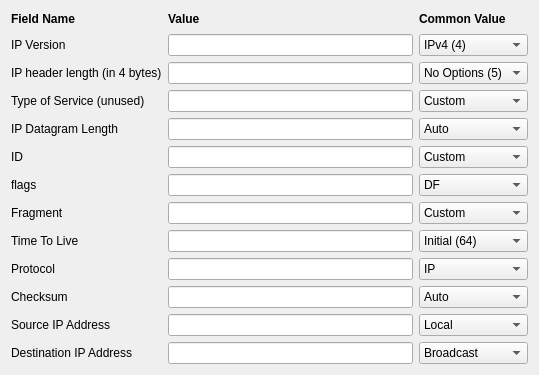
             <widget class="QWidget" name="scrollAreaWidgetContents_2">
              <property name="geometry">
               <rect>
                <x>0</x>
                <y>0</y>
                <width>539</width>
                <height>375</height>
               </rect>
              </property>
              <layout class="QGridLayout" name="gridLayout_4">
               <item row="0" column="0">
                <widget class="QLabel" name="label_43">
                 <property name="text">
                  <string>&lt;b&gt;Field Name&lt;/b&gt;</string>
                 </property>
                </widget>
               </item>
               <item row="14" column="2">
                <widget class="QComboBox" name="comboBoxIPChecksum">
                 <item>
                  <property name="text">
                   <string>Auto</string>
                  </property>
                 </item>
                 <item>
                  <property name="text">
                   <string>Custom</string>
                  </property>
                 </item>
                </widget>
               </item>
               <item row="1" column="1">
                <widget class="QLineEdit" name="lineEditIPVersion"/>
               </item>
               <item row="4" column="0">
                <widget class="QLabel" name="label_16">
                 <property name="text">
                  <string>IP Datagram Length</string>
                 </property>
                </widget>
               </item>
               <item row="2" column="0">
                <widget class="QLabel" name="label_14">
                 <property name="text">
                  <string>IP header length (in 4 bytes)</string>
                 </property>
                </widget>
               </item>
               <item row="6" column="0">
                <widget class="QLabel" name="label_18">
                 <property name="text">
                  <string>flags</string>
                 </property>
                </widget>
               </item>
               <item row="3" column="0">
                <widget class="QLabel" name="label_15">
                 <property name="text">
                  <string>Type of Service (unused)</string>
                 </property>
                </widget>
               </item>
               <item row="1" column="0">
                <widget class="QLabel" name="label_13">
                 <property name="text">
                  <string>IP Version</string>
                 </property>
                </widget>
               </item>
               <item row="5" column="0">
                <widget class="QLabel" name="label_17">
                 <property name="text">
                  <string>ID</string>
                 </property>
                </widget>
               </item>
               <item row="15" column="0">
                <widget class="QLabel" name="label_24">
                 <property name="text">
                  <string>Source IP Address</string>
                 </property>
                </widget>
               </item>
               <item row="15" column="1">
                <widget class="QLineEdit" name="lineEditIPSrc"/>
               </item>
               <item row="14" column="1">
                <widget class="QLineEdit" name="lineEditIPChecksum"/>
               </item>
               <item row="16" column="1">
                <widget class="QLineEdit" name="lineEditIPDst"/>
               </item>
               <item row="0" column="1">
                <widget class="QLabel" name="label_44">
                 <property name="text">
                  <string>&lt;b&gt;Value&lt;/b&gt;</string>
                 </property>
                </widget>
               </item>
               <item row="10" column="1">
                <widget class="QLineEdit" name="lineEditIPTtl"/>
               </item>
               <item row="16" column="2">
                <widget class="QComboBox" name="comboBoxIPDst">
                 <item>
                  <property name="text">
                   <string>Broadcast</string>
                  </property>
                 </item>
                 <item>
                  <property name="text">
                   <string>Custom</string>
                  </property>
                 </item>
                </widget>
               </item>
               <item row="9" column="1">
                <widget class="QLineEdit" name="lineEditIPFragment"/>
               </item>
               <item row="14" column="0">
                <widget class="QLabel" name="label_22">
                 <property name="text">
                  <string>Checksum</string>
                 </property>
                </widget>
               </item>
               <item row="12" column="1">
                <widget class="QLineEdit" name="lineEditIPProto"/>
               </item>
               <item row="6" column="1">
                <widget class="QLineEdit" name="lineEditIPFlags"/>
               </item>
               <item row="3" column="1">
                <widget class="QLineEdit" name="lineEditIPTos"/>
               </item>
               <item row="10" column="0">
                <widget class="QLabel" name="label_20">
                 <property name="text">
                  <string>Time To Live</string>
                 </property>
                </widget>
               </item>
               <item row="12" column="0">
                <widget class="QLabel" name="label_21">
                 <property name="text">
                  <string>Protocol</string>
                 </property>
                </widget>
               </item>
               <item row="5" column="1">
                <widget class="QLineEdit" name="lineEditIPId"/>
               </item>
               <item row="16" column="0">
                <widget class="QLabel" name="label_23">
                 <property name="text">
                  <string>Destination IP Address</string>
                 </property>
                </widget>
               </item>
               <item row="4" column="1">
                <widget class="QLineEdit" name="lineEditIPLength"/>
               </item>
               <item row="9" column="0">
                <widget class="QLabel" name="label_19">
                 <property name="text">
                  <string>Fragment</string>
                 </property>
                </widget>
               </item>
               <item row="2" column="1">
                <widget class="QLineEdit" name="lineEditIPIhl"/>
               </item>
               <item row="6" column="2">
                <widget class="QComboBox" name="comboBoxIPFlags">
                 <item>
                  <property name="text">
                   <string>DF</string>
                  </property>
                 </item>
                 <item>
                  <property name="text">
                   <string>MF</string>
                  </property>
                 </item>
                 <item>
                  <property name="text">
                   <string>DF+MF</string>
                  </property>
                 </item>
                 <item>
                  <property name="text">
                   <string>None</string>
                  </property>
                 </item>
                </widget>
               </item>
               <item row="15" column="2">
                <widget class="QComboBox" name="comboBoxIPSrc">
                 <item>
                  <property name="text">
                   <string>Local</string>
                  </property>
                 </item>
                 <item>
                  <property name="text">
                   <string>Custom</string>
                  </property>
                 </item>
                </widget>
               </item>
               <item row="1" column="2">
                <widget class="QComboBox" name="comboBoxIPVersion">
                 <item>
                  <property name="text">
                   <string>IPv4 (4)</string>
                  </property>
                 </item>
                 <item>
                  <property name="text">
                   <string>Custom</string>
                  </property>
                 </item>
                </widget>
               </item>
               <item row="9" column="2">
                <widget class="QComboBox" name="comboBoxIPFragment">
                 <item>
                  <property name="text">
                   <string>Custom</string>
                  </property>
                 </item>
                </widget>
               </item>
               <item row="2" column="2">
                <widget class="QComboBox" name="comboBoxIPIhl">
                 <item>
                  <property name="text">
                   <string>No Options (5)</string>
                  </property>
                 </item>
                 <item>
                  <property name="text">
                   <string>Custom</string>
                  </property>
                 </item>
                </widget>
               </item>
               <item row="0" column="2">
                <widget class="QLabel" name="label_45">
                 <property name="text">
                  <string>&lt;b&gt;Common Value&lt;/b&gt;</string>
                 </property>
                </widget>
               </item>
               <item row="10" column="2">
                <widget class="QComboBox" name="comboBoxIPTtl">
                 <item>
                  <property name="text">
                   <string>Initial (64)</string>
                  </property>
                 </item>
                 <item>
                  <property name="text">
                   <string>Custom</string>
                  </property>
                 </item>
                </widget>
               </item>
               <item row="12" column="2">
                <widget class="QComboBox" name="comboBoxIPProto">
                 <item>
                  <property name="text">
                   <string>IP</string>
                  </property>
                 </item>
                 <item>
                  <property name="text">
                   <string>TCP</string>
                  </property>
                 </item>
                 <item>
                  <property name="text">
                   <string>UDP</string>
                  </property>
                 </item>
                 <item>
                  <property name="text">
                   <string>ICMP</string>
                  </property>
                 </item>
                 <item>
                  <property name="text">
                   <string>Custom</string>
                  </property>
                 </item>
                </widget>
               </item>
               <item row="3" column="2">
                <widget class="QComboBox" name="comboBoxIPTos">
                 <item>
                  <property name="text">
                   <string>Custom</string>
                  </property>
                 </item>
                </widget>
               </item>
               <item row="4" column="2">
                <widget class="QComboBox" name="comboBoxIPLength">
                 <item>
                  <property name="text">
                   <string>Auto</string>
                  </property>
                 </item>
                 <item>
                  <property name="text">
                   <string>Custom</string>
                  </property>
                 </item>
                </widget>
               </item>
               <item row="5" column="2">
                <widget class="QComboBox" name="comboBoxIPId">
                 <item>
                  <property name="text">
                   <string>Custom</string>
                  </property>
                 </item>
                </widget>
               </item>
              </layout>
             </widget>
